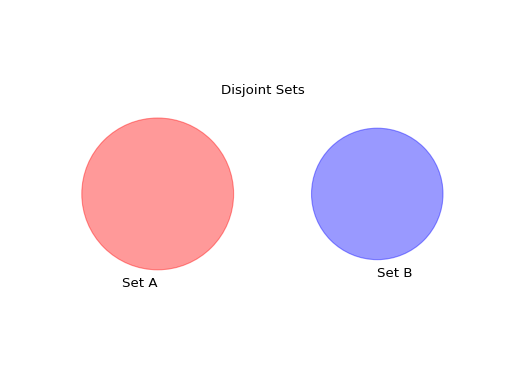

Recreate this plot in Python.
##################################################################################
###                           IMPORT LIBRARIES                                 ###
##################################################################################

import matplotlib

## NOTE: How-To: Run This Script On Your Computer
#
# To render the website, I have to use a "headless" backend to generate the images. 
# If you want to run this script on your computer, comment out the following line 
# with the "#" you see appended to each line of this comment:

matplotlib.use('agg')

##################################################################################
###                                SCRIPT                                      ###
##################################################################################


from matplotlib_venn import venn2
import matplotlib.pyplot as plt

# Define the sizes of the subsets
subset_a = 20  # Size of A
subset_b = 15  # Size of B
subset_ab = 0    # Size of the intersection (A and B) - set to 0 for disjoint

# Create the Venn diagram
v = venn2(subsets=(subset_a, subset_b, subset_ab), set_labels=('Set A', 'Set B'))

# Get the individual patches
area_a = v.get_patch_by_id('10')
area_b = v.get_patch_by_id('01')

# Color the sets
if area_a:
    area_a.set_color('red')
if area_b:
    area_b.set_color('blue')

# There is no intersection in disjoint sets, so we don't need to color '11'

# Remove the text labels
if v.get_label_by_id('10'):
    v.get_label_by_id('10').set_text('')
if v.get_label_by_id('01'):
    v.get_label_by_id('01').set_text('')
if v.get_label_by_id('11'):
    v.get_label_by_id('11').set_text('')

# Show the plot
plt.title("Disjoint Sets")
plt.show()
